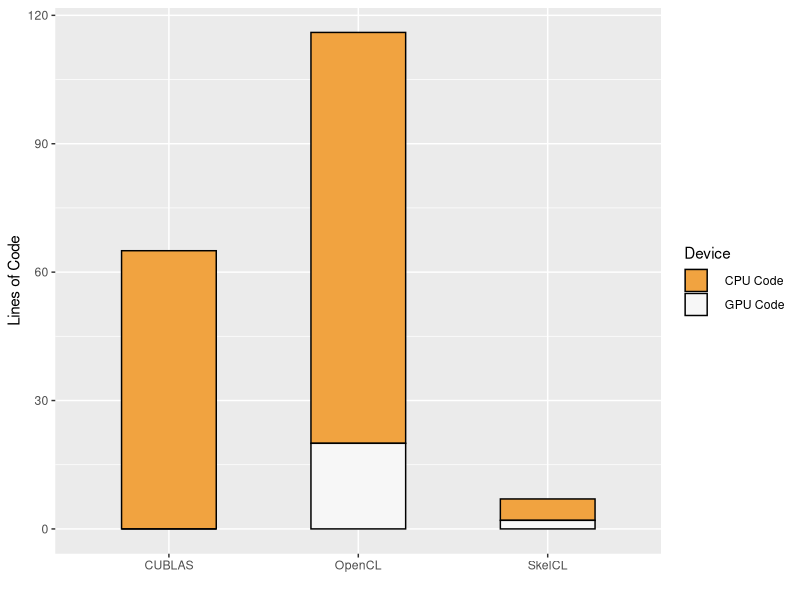

This chart was generated by the following R code: (Note: this script raises an error after producing the figure.)
library(ggplot2)

# replace | with newline
#strwr <- function(str) gsub("\\|", "\n", str)
#my_levels <- c("OpenCL", "Optimized OpenCL", "cuBLAS", "clBLAS", "Generic allpairs|skeleton", "Allpairs skeleton|with zip-reduce")

data <- read.table("loc.csv", header=TRUE, sep=",")
#data$Program <- factor(data$Program, levels = my_levels)

plot <- ggplot(na.omit(data), aes(x=Program, y=Lines, fill=Device))
plot <- plot + geom_bar(color="black", width=.5, stat = "identity")
plot <- plot + scale_fill_brewer(palette="PuOr")
plot <- plot + xlab("") + ylab("Lines of Code")
plot <- plot + scale_x_discrete(labels= strwr(levels(data$Program)))
plot <- plot + theme(text = element_text(size = 14), legend.title=element_blank(), legend.background=element_blank(), legend.position="bottom")
plot <- plot + guides(fill = guide_legend(reverse=TRUE))

pdf("dot_loc.pdf", width=8, height=4)
plot
dev.off()

plot
